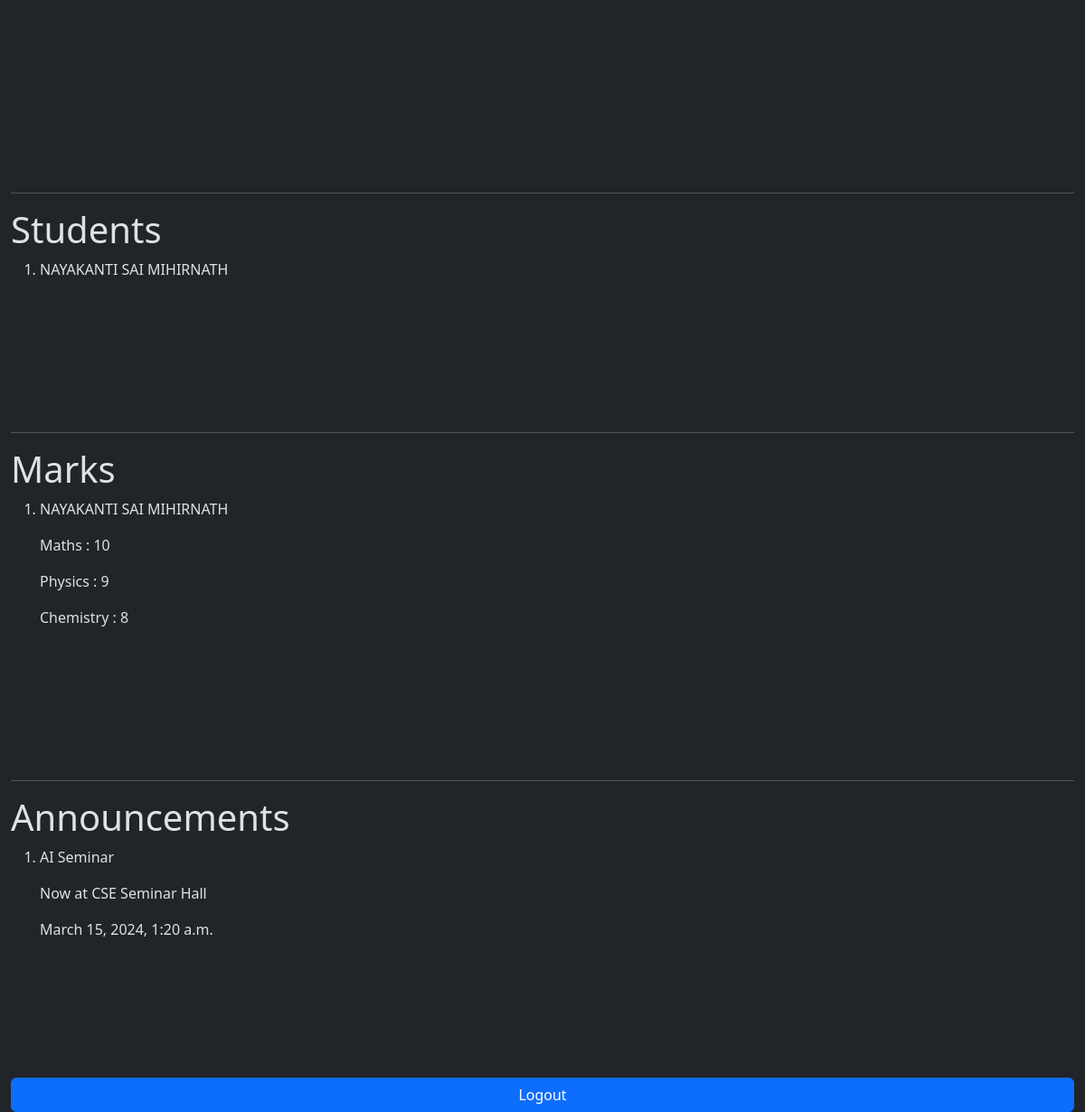
Before: /mainApp/adminHome (signed in, lower part) with the older database file.
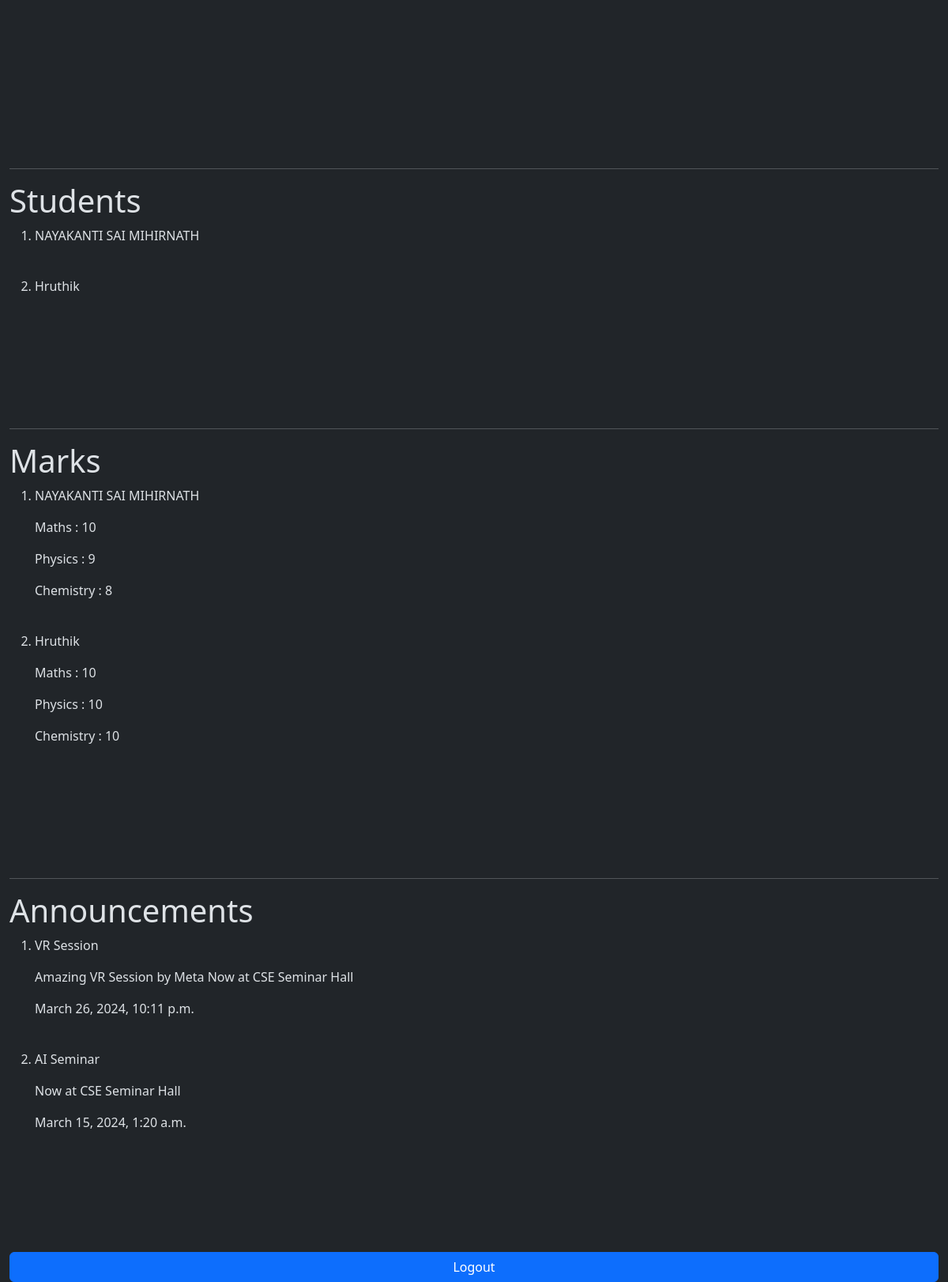
After: the same page with the newer database file.
### mainApp/models.py (models this page shows)
class Student(models.Model):
    name = models.CharField(max_length=100)
    email = models.EmailField()
    password = models.CharField(max_length=100)
    phone = models.CharField(max_length=100)
    address = models.TextField()
    def __str__(self):
        return f"{self.name}"

class Marks(models.Model):
    student = models.ForeignKey(Student, on_delete=models.CASCADE)
    subject1 = models.CharField(max_length=100)
    marks1 = models.IntegerField()
    subject2 = models.CharField(max_length=100)
    marks2 = models.IntegerField()
    subject3 = models.CharField(max_length=100)
    marks3 = models.IntegerField()

class Announcements(models.Model):
    title = models.CharField(max_length=100)
    description = models.TextField()
    date = models.DateTimeField()
    class Meta:
        ordering = ['-date']

### mainApp/views.py (the view, shortened to what this page needs)
# urls.py: path('adminHome',views.adminHome,name='adminHome'),
def adminHome(request):
    if request.session.has_key('adminEmail'):
        student = Student.objects.all()
        marks = Marks.objects.all()
        announcements = Announcements.objects.all()
        form = StudentForm(request.POST)
        form = MarksForm(request.POST)
        if form.is_valid():
            form.save()
        form = AnnouncementsForm(request.POST)
        if form.is_valid():
            post = form.save(commit=False)
            post.date = datetime.datetime.now()
            post.save()
        return render(request, 'mainApp/adminHome.html',{'student':student,'marks':marks,'studentform':StudentForm(),'marksform':MarksForm(),'announcementsform':AnnouncementsForm(),'announcements':announcements})
    elif request.session.has_key('studentEmail'):
        return redirect('studentHome')
    else:
        return redirect('adminLogin')

### templates/mainApp/adminHome.html (shortened to what this page needs)
<!DOCTYPE html>
<html lang="en" data-bs-theme="dark">
    <head>
        <link
            href="https://cdn.jsdelivr.net/npm/bootstrap@5.3.3/dist/css/bootstrap.min.css"
            rel="stylesheet"
        />
    </head>
    <body class="container-fluid d-flex flex-column">
        <br />
        <br />
        <br />
        <br />
        <br />
        <br />
        <br />
        <br />
        <br />
        <br />
        <br />
        <br />
        <br />
        <br />
        <br />
        <br />
        <br />
        <br />
        <br />
        <br />
        <br />
        <br />
        <br />
        <br />
        <br />
        <br />
        <br />
        <br />
        <br />
        <hr />
        <h1>Students</h1>
        <ol>
            {% for s in student %}
            <li>
                <p>{{s.name}}</p>
                <br />
            </li>
            {% endfor %}
        </ol>
        <br />
        <br />
        <br />
        <br />
        <hr />
        <h1>Marks</h1>
        <ol>
            {% for m in marks %}
            <li>
                <p>{{m.student.name}}</p>
                <p>{{m.subject1}} : {{m.marks1}}</p>
                <p>{{m.subject2}} : {{m.marks2}}</p>
                <p>{{m.subject3}} : {{m.marks3}}</p>
                <br />
            </li>
            {% endfor %}
        </ol>
        <br />
        <br />
        <br />
        <br />
        <hr />
        <h1>Announcements</h1>
        <ol>
            {% for a in announcements %}
            <li>
                <p>{{a.title}}</p>
                <p>{{a.description}}</p>
                <p>{{a.date}}</p>
                <br />
            </li>
            {% endfor %}
        </ol>
        <br />
        <br />
        <br />
        <br />
        <a class="btn btn-primary" href="logout">Logout</a>
    </body>
</html>

Changed rows visible on the page:
added Student: name "Hruthik"
added Marks: student.name "Hruthik", subject1 "Maths", marks1 "10", subject2 "Physics", marks2 "10", subject3 "Chemistry", marks3 "10"
added Announcements: title "VR Session", description "Amazing VR Session by Meta Now at CSE Seminar Hall", date "March 26, 2024, 10:11 p.m."
